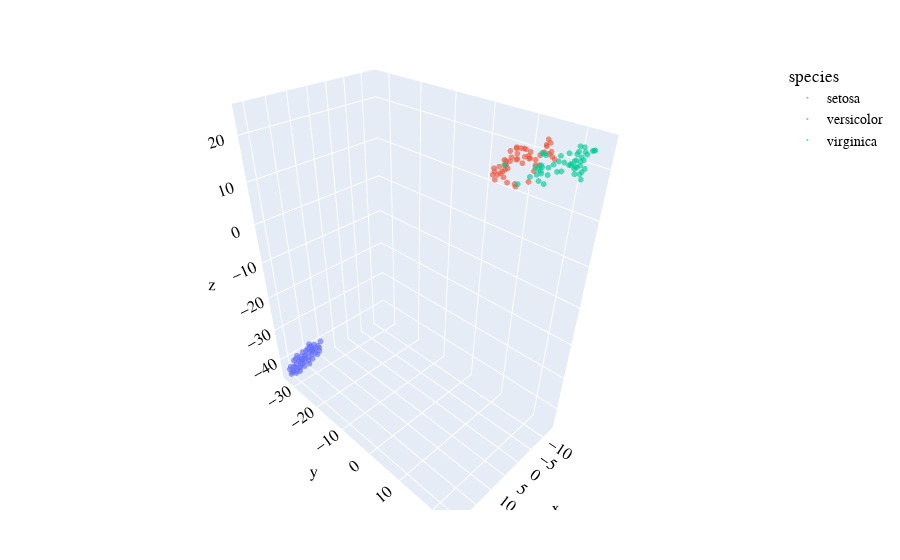

Notebook source saved alongside this figure:
### Markdown cell above
## Project data into 3D with t-SNE
We repeat the previous visualization, but with a 3D scatter plot trace, `scatter3d`, instead.
Notice that the second argument of `tnse` is now 3, this is the output dimension of the projection.

### Code cell
using PlotlyJS, DataFrames, TSne, Statistics

function display_iris_tsne_3d()
    df = DataFrame(dataset("iris"))
    
    features = [:petal_length, :petal_width, :sepal_length, :sepal_width]
    
    rescale(A; dims=1) = (A .- mean(A, dims=dims)) ./ max.(std(A, dims=dims), eps())
    
    rescaled_features = rescale(Array(df[!,features]))
    tnse_features = tsne(rescaled_features, 3, 0, 1000, 30.0)
    insertcols!(df, :x_tsne => tnse_features[:,1], :y_tsne => tnse_features[:,2], :z_tsne => tnse_features[:,3])
    
    layout = Layout(xaxis_title="x (t-SNE)", yaxis_title="y (t-SNE)", zaxis_title="z (t-SNE)", 
                    font=attr(family="Courier New", size=14,color="Black"))
    Plot(df, layout; x=:x_tsne, y=:y_tsne, z=:z_tsne, color=:species, mode="markers", opacity=0.65,
             kind="scatter3d", marker_size=2)
end

display_iris_tsne_3d()
